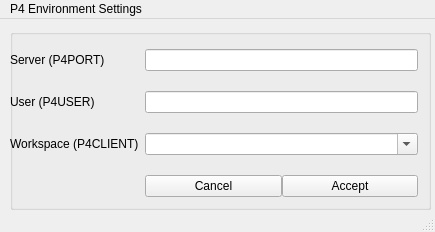
<?xml version="1.0" encoding="UTF-8"?>
<ui version="4.0">
 <class>P4EnvironmentWindow</class>
 <widget class="QMainWindow" name="P4EnvironmentWindow">
  <property name="geometry">
   <rect>
    <x>0</x>
    <y>0</y>
    <width>435</width>
    <height>232</height>
   </rect>
  </property>
  <property name="windowTitle">
   <string>MainWindow</string>
  </property>
  <widget class="QWidget" name="centralwidget">
   <widget class="QGroupBox" name="groupBox">
    <property name="geometry">
     <rect>
      <x>10</x>
      <y>10</y>
      <width>421</width>
      <height>181</height>
     </rect>
    </property>
    <property name="title">
     <string/>
    </property>
    <widget class="QWidget" name="formLayoutWidget">
     <property name="geometry">
      <rect>
       <x>0</x>
       <y>20</y>
       <width>408</width>
       <height>151</height>
      </rect>
     </property>
     <layout class="QFormLayout" name="formLayout">
      <property name="fieldGrowthPolicy">
       <enum>QFormLayout::AllNonFixedFieldsGrow</enum>
      </property>
      <property name="verticalSpacing">
       <number>20</number>
      </property>
      <item row="0" column="0">
       <widget class="QLabel" name="lbl_p4port">
        <property name="text">
         <string>Server (P4PORT)</string>
        </property>
       </widget>
      </item>
      <item row="0" column="1">
       <widget class="QLineEdit" name="line_P4PORT"/>
      </item>
      <item row="1" column="0">
       <widget class="QLabel" name="lbl_p4_user">
        <property name="text">
         <string>User (P4USER)</string>
        </property>
       </widget>
      </item>
      <item row="1" column="1">
       <widget class="QLineEdit" name="line_P4USER">
        <property name="minimumSize">
         <size>
          <width>200</width>
          <height>0</height>
         </size>
        </property>
       </widget>
      </item>
      <item row="2" column="0">
       <widget class="QLabel" name="label_3">
        <property name="text">
         <string>Workspace (P4CLIENT)</string>
        </property>
       </widget>
      </item>
      <item row="2" column="1">
       <widget class="QComboBox" name="cb_P4CLIENT">
        <property name="minimumSize">
         <size>
          <width>200</width>
          <height>0</height>
         </size>
        </property>
        <property name="editable">
         <bool>true</bool>
        </property>
       </widget>
      </item>
      <item row="3" column="1">
       <layout class="QHBoxLayout" name="horizontalLayout">
        <item>
         <widget class="QPushButton" name="btn_cancel">
          <property name="minimumSize">
           <size>
            <width>50</width>
            <height>0</height>
           </size>
          </property>
          <property name="maximumSize">
           <size>
            <width>200</width>
            <height>16777215</height>
           </size>
          </property>
          <property name="text">
           <string>Cancel</string>
          </property>
         </widget>
        </item>
        <item>
         <widget class="QPushButton" name="btn_accept">
          <property name="minimumSize">
           <size>
            <width>50</width>
            <height>0</height>
           </size>
          </property>
          <property name="maximumSize">
           <size>
            <width>200</width>
            <height>16777215</height>
           </size>
          </property>
          <property name="text">
           <string>Accept</string>
          </property>
         </widget>
        </item>
       </layout>
      </item>
     </layout>
    </widget>
   </widget>
  </widget>
  <widget class="QMenuBar" name="menubar">
   <property name="geometry">
    <rect>
     <x>0</x>
     <y>0</y>
     <width>435</width>
     <height>21</height>
    </rect>
   </property>
   <widget class="QMenu" name="menuP4_Environment_Settings">
    <property name="title">
     <string>P4 Environment Settings</string>
    </property>
   </widget>
   <addaction name="menuP4_Environment_Settings"/>
  </widget>
  <widget class="QStatusBar" name="statusbar"/>
 </widget>
 <resources/>
 <connections/>
</ui>
